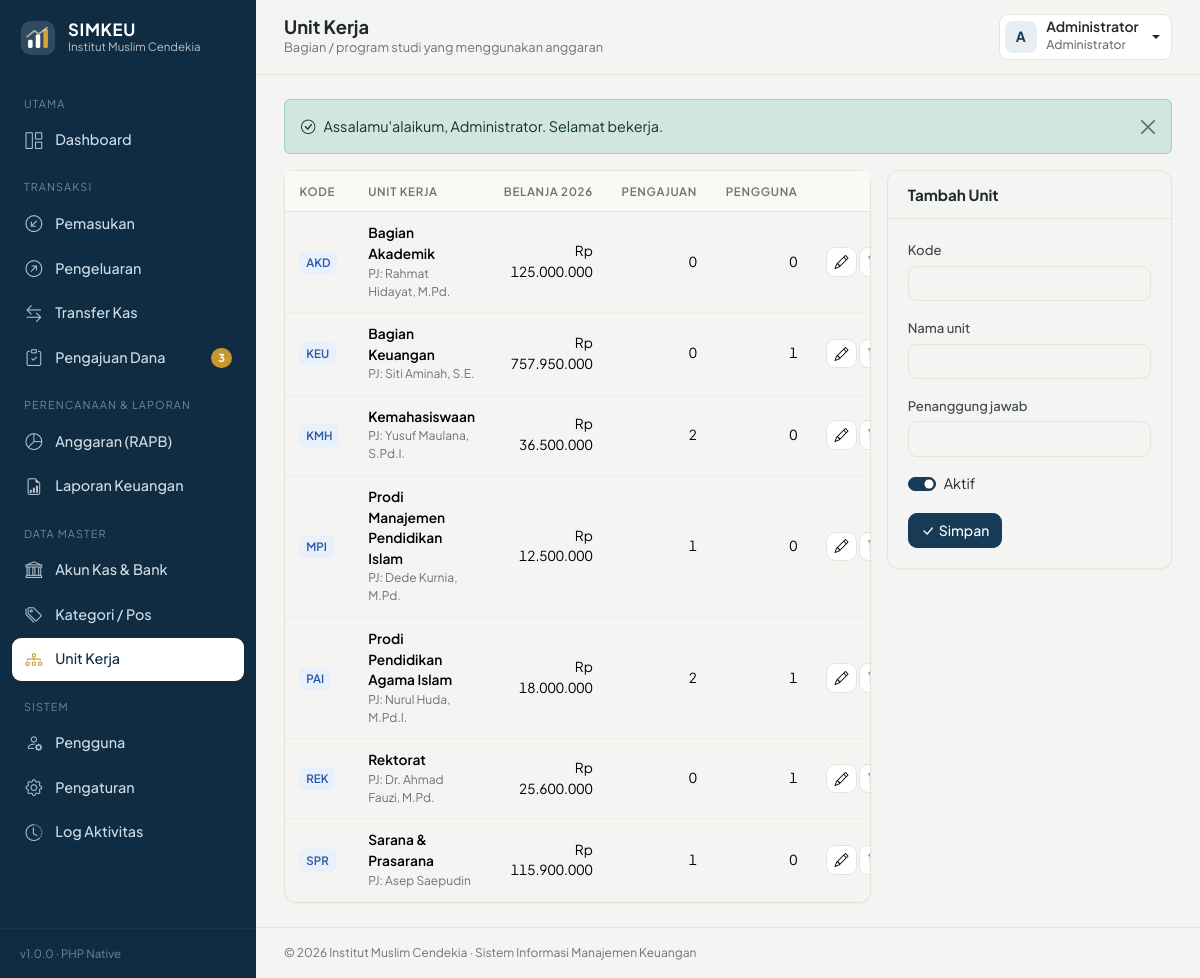
The page /index.php?page=unit (signed in) on the database its author committed.
### tables this page shows
CREATE TABLE unit (
    id INT AUTO_INCREMENT PRIMARY KEY,
    kode VARCHAR(10) NOT NULL UNIQUE,
    nama VARCHAR(100) NOT NULL,
    penanggung_jawab VARCHAR(100) NULL,
    aktif TINYINT(1) NOT NULL DEFAULT 1
);

### index.php (called while the page is built, shortened)
<?php
$routes = [
    'dashboard'   => ['dashboard', 'dashboard'],
    'pemasukan'   => ['transaksi', 'transaksi.view'],
    'pengeluaran' => ['transaksi', 'transaksi.view'],
    'transfer'    => ['transfer', 'transaksi.view'],
    'bukti'       => ['bukti', 'transaksi.view'],
    'pengajuan'   => ['pengajuan', 'pengajuan.view'],
    'anggaran'    => ['anggaran', 'laporan'],
    'laporan'     => ['laporan', 'laporan'],
    'akun_kas'    => ['akun_kas', 'master'],
    'kategori'    => ['kategori', 'master'],
    'unit'        => ['unit', 'master'],
    'pengguna'    => ['pengguna', 'system'],
    'pengaturan'  => ['pengaturan', 'system'],
    'log'         => ['log', 'system'],
    'profil'      => ['profil', null],
];
$page = $_GET['page'] ?? home_page();
[$module, $perm] = $routes[$page];
require __DIR__ . '/modules/' . $module . '.php';

### modules/unit.php (the view, shortened to what this page needs)
<?php
$pdo = db();
$edit = null;
$edit = $edit ?: ['id' => 0, 'kode' => '', 'nama' => '', 'penanggung_jawab' => '', 'aktif' => 1];
$yr = (int)date('Y');
$rows = $pdo->query("SELECT u.*, (SELECT COUNT(*) FROM users WHERE unit_id = u.id) pengguna,
    (SELECT COUNT(*) FROM pengajuan WHERE unit_id = u.id) pgj,
    (SELECT COALESCE(SUM(jumlah),0) FROM transaksi WHERE unit_id = u.id AND tipe = 'keluar' AND YEAR(tanggal) = $yr) belanja FROM unit u ORDER BY u.kode")->fetchAll();
require ROOT_PATH . '/includes/header.php';
?>
<div class="row g-3">
    <div class="col-lg-8"><div class="card"><div class="table-responsive"><table class="table table-hover">
        <thead><tr><th>Kode</th><th>Unit kerja</th><th class="text-end">Belanja <?= $yr ?></th><th class="text-end">Pengajuan</th><th class="text-end">Pengguna</th><th></th></tr></thead>
        <tbody><?php foreach ($rows as $r): ?>
            <tr class="<?= $r['aktif'] ? '' : 'opacity-50' ?>">
                <td><span class="badge-soft bs-blue"><?= e($r['kode']) ?></span></td>
                <td><div class="fw-semibold"><?= e($r['nama']) ?></div><div class="small text-muted"><?= $r['penanggung_jawab'] ? 'PJ: ' . e($r['penanggung_jawab']) : '' ?></div></td>
                <td class="text-end num"><?= rupiah($r['belanja']) ?></td>
                <td class="text-end num"><?= $r['pgj'] ?></td>
                <td class="text-end num"><?= $r['pengguna'] ?></td>
                <td class="table-actions">
                    <a href="<?= url('unit', ['id' => $r['id']]) ?>" class="btn btn-light btn-sm" title="Edit"><i class="bi bi-pencil"></i></a>
                    <form method="post" class="d-inline" data-confirm="Hapus unit <?= e($r['nama']) ?>?"><button class="btn btn-light btn-sm" title="Hapus"><i class="bi bi-trash text-danger"></i></button></form>
                </td>
            </tr>
        <?php endforeach; ?></tbody>
    </table></div></div></div>
    <div class="col-lg-4"><div class="card">
        <div class="card-header"><h2><?= $edit['id'] ? 'Edit Unit' : 'Tambah Unit' ?></h2></div>
        <form method="post" class="card-body">
            <div class="mb-3"><label class="form-label" for="kode">Kode</label><input id="kode" name="kode" class="form-control" maxlength="10" value="<?= e($edit['kode']) ?>" required></div>
            <div class="mb-3"><label class="form-label" for="nama">Nama unit</label><input id="nama" name="nama" class="form-control" maxlength="100" value="<?= e($edit['nama']) ?>" required></div>
            <div class="mb-3"><label class="form-label" for="pj">Penanggung jawab</label><input id="pj" name="penanggung_jawab" class="form-control" maxlength="100" value="<?= e($edit['penanggung_jawab']) ?>"></div>
            <div class="form-check form-switch mb-3"><input class="form-check-input" type="checkbox" id="aktif" name="aktif" <?= $edit['aktif'] ? 'checked' : '' ?>><label class="form-check-label" for="aktif">Aktif</label></div>
            <div class="d-flex gap-2"><button class="btn btn-primary"><i class="bi bi-check-lg me-1"></i>Simpan</button><?php if ($edit['id']): ?><a href="<?= url('unit') ?>" class="btn btn-light">Batal</a><?php endif; ?></div>
        </form>
    </div></div>
</div>
<?php require ROOT_PATH . '/includes/footer.php';

### assets/css/style.css (style rules this page uses)
:root { --zk-primary: #173B57; --zk-primary-600: #102C42; --zk-primary-50: #E6EEF4; --zk-gold: #C8962E; --zk-gold-50: #FBF3E2; --zk-bg: #F4F5F2; --zk-surface: #FFFFFF; --zk-border: #E6E3DA; --zk-text: #1F2A26; --zk-muted: #6B746F; --zk-danger: #B42318; --zk-success: #1E7A4C; --zk-success-50: #E5F3EB; --zk-radius: 12px; --sidebar-w: 256px; --bs-body-font-family: 'Plus Jakarta Sans', system-ui, -apple-system, 'Segoe UI', sans-serif; --bs-body-bg: var(--zk-bg); --bs-body-color: var(--zk-text); --bs-border-color: var(--zk-border); --bs-primary: var(--zk-primary); --bs-primary-rgb: 23, 59, 87; --bs-link-color: var(--zk-primary); --bs-link-hover-color: var(--zk-primary-600); --bs-secondary-color: var(--zk-muted); }
body { font-size: .9rem; -webkit-font-smoothing: antialiased; }
.text-muted { color: var(--zk-muted) !important; }
.tabular, .table td.num, .num { font-variant-numeric: tabular-nums; }
.btn { border-radius: 9px; font-weight: 500; font-size: .875rem; }
.btn-primary { --bs-btn-bg: var(--zk-primary); --bs-btn-border-color: var(--zk-primary); --bs-btn-hover-bg: var(--zk-primary-600); --bs-btn-hover-border-color: var(--zk-primary-600); --bs-btn-active-bg: var(--zk-primary-600); --bs-btn-disabled-bg: var(--zk-primary); --bs-btn-disabled-border-color: var(--zk-primary); }
.btn-light { --bs-btn-bg: #fff; --bs-btn-border-color: var(--zk-border); }
.form-control, .form-select, .input-group-text { border-radius: 9px; border-color: var(--zk-border); font-size: .9rem; }
.form-label { font-weight: 500; font-size: .82rem; color: #3D4843; margin-bottom: .35rem; }
.form-check-input:checked { background-color: var(--zk-primary); border-color: var(--zk-primary); }
.card { border: 1px solid var(--zk-border); border-radius: var(--zk-radius); box-shadow: 0 1px 2px rgba(31, 42, 38, .04); }
.card-header { background: transparent; border-bottom: 1px solid var(--zk-border); padding: .9rem 1.25rem; display: flex; align-items: center; gap: .5rem; flex-wrap: wrap; }
.card-header h2, .card-title-sm { font-size: .95rem; font-weight: 700; margin: 0; }
.card-body { padding: 1.25rem; }
.table { --bs-table-bg: transparent; margin: 0; font-size: .86rem; }
.table > thead th { font-size: .72rem; text-transform: uppercase; letter-spacing: .06em; color: var(--zk-muted); font-weight: 600; background: #FAF9F5; border-bottom: 1px solid var(--zk-border); white-space: nowrap; padding: .7rem .9rem; }
.table > tbody td { padding: .7rem .9rem; vertical-align: middle; border-color: #EFEDE6; }
.table-actions { white-space: nowrap; text-align: right; }
.table-actions .btn { padding: .2rem .45rem; }
.badge-soft { font-weight: 600; font-size: .72rem; padding: .35em .6em; border-radius: 6px; }
.bs-blue { background: #E8F0FB; color: #2759A5; }
.badge-soft { flex-shrink: 0; white-space: nowrap; }

### rows shown on the page
unit: kode "AKD", nama "Bagian Akademik", penanggung_jawab "Rahmat Hidayat, M.Pd.", belanja "Rp 125.000.000", pgj "0", pengguna "0"
unit: kode "KEU", nama "Bagian Keuangan", penanggung_jawab "Siti Aminah, S.E.", belanja "Rp 757.950.000", pgj "0", pengguna "1"
unit: kode "KMH", nama "Kemahasiswaan", penanggung_jawab "Yusuf Maulana, S.Pd.I.", belanja "Rp 36.500.000", pgj "2", pengguna "0"
unit: kode "MPI", nama "Prodi Manajemen Pendidikan Islam", penanggung_jawab "Dede Kurnia, M.Pd.", belanja "Rp 12.500.000", pgj "1", pengguna "0"
unit: kode "PAI", nama "Prodi Pendidikan Agama Islam", penanggung_jawab "Nurul Huda, M.Pd.I.", belanja "Rp 18.000.000", pgj "2", pengguna "1"
unit: kode "REK", nama "Rektorat", penanggung_jawab "Dr. Ahmad Fauzi, M.Pd.", belanja "Rp 25.600.000", pgj "0", pengguna "1"
unit: kode "SPR", nama "Sarana & Prasarana", penanggung_jawab "Asep Saepudin", belanja "Rp 115.900.000", pgj "1", pengguna "0"

### other values the page prints
APP_NAME "SIMKEU"
setting('nama_lembaga', APP_DESC) "Institut Muslim Cendekia"
$m['header'] "UTAMA"
$m['label'] "Dashboard"
$m['header'] "TRANSAKSI"
$m['label'] "Pemasukan"
$m['label'] "Pengeluaran"
$m['label'] "Transfer Kas"
$m['label'] "Pengajuan Dana"
$m['header'] "PERENCANAAN & LAPORAN"
$m['label'] "Anggaran (RAPB)"
$m['label'] "Laporan Keuangan"
$m['header'] "DATA MASTER"
$m['label'] "Akun Kas & Bank"
$m['label'] "Kategori / Pos"
